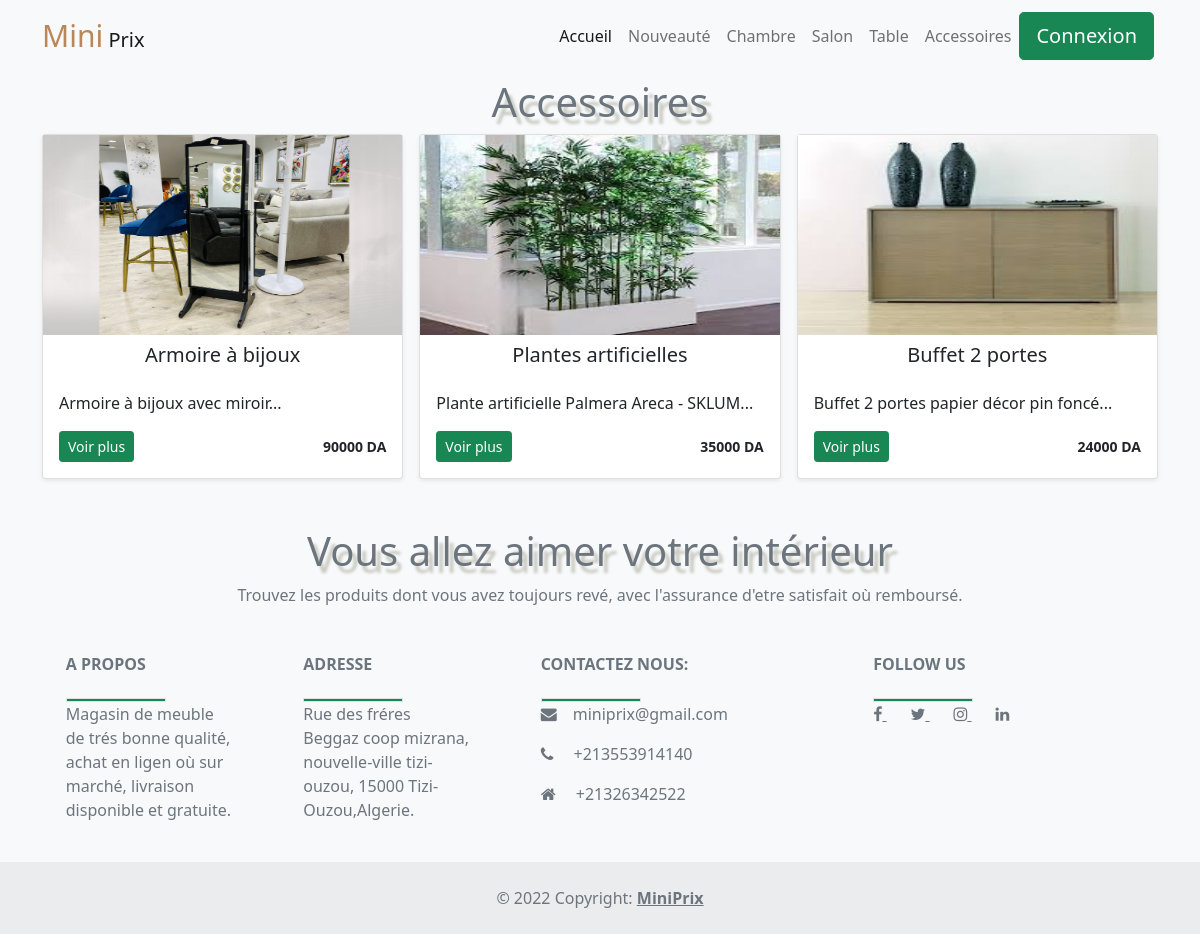
Screenshot of /accessoires.php with the database file from the repository.
### tables this page shows
CREATE TABLE IF NOT EXISTS `itemsmini` (
  `id` int(11) NOT NULL AUTO_INCREMENT,
  `name` varchar(100) NOT NULL,
  `description` text NOT NULL,
  `price` varchar(100) NOT NULL,
  `image` varchar(250) NOT NULL,
  `category` int(11) NOT NULL,
  PRIMARY KEY (`id`),
  KEY `category` (`category`)
);

### accessoires.php (the view, shortened to what this page needs)
<?php
include 'includes/navbar.php';?>
<div class="album py-5 bg-light" style="margin-top:30px">
    <div class="container">
    <header>
        <h1> Accessoires  </h1>
    </header>
        <div class="row row-cols-1 row-cols-sm-2 row-cols-md-3 g-3">
        <?php
                    $db=Database::connect();
                    $statement= $db-> query('SELECT * FROM itemsmini WHERE itemsmini.category = 6');
                    $produits = $statement->fetchAll();
                    foreach($produits as $produit)
                    {  ?>
                        <div class="col">
                                <div class="card shadow-sm">
                                    <img src="online mini/<?= $produit['image']; ?>" style="height: 200px;">
                                    <h5 class="text-center mt-2" ><?= $produit['name'] ?></h5>
                                    <div class="card-body">
                                    <p class="card-text"><?= substr($produit['description'], 0, 70); ?>...</p>
                                    <div class="d-flex justify-content-between align-items-center">
                                        <div class="btn-group">
                                        <a href="detail_produit.php?pdt=<?= $produit['id'] ?>"><button type="button" class="btn btn-sm btn-success">Voir plus</button></a>
                                        </div>
                                        <small class="text" style="font-weight: bold;"><?= $produit['price'] ?> DA</small>
                                    </div>
                                    </div>
                                </div>
                        </div>
                <?php }?>
      </div>
    </div>
</div>
<?php include 'includes/footer.php'; ?>

### accessoires.php (style rules this page uses)
header { display: flex; justify-content: center; align-items: center; flex-direction: column; }
h1 { font-size: 40px; max-width: 800px; text-align: center; text-shadow: 5px 7px 3px #c8c8c0; color:#6c757d; }

### includes/footer.php (style rules this page uses)
header { display: flex; justify-content: center; align-items: center; flex-direction: column; }
h1 { font-size: 40px; max-width: 800px; text-align: center; text-shadow: 5px 7px 3px #c8c8c0; }

### rows the page displays
itemsmini: image (picture), name "Armoire à bijoux", description "Armoire à bijoux avec miroir", price "90000"
itemsmini: image (picture), name "Plantes artificielles", description "Plante artificielle Palmera Areca - SKLUM", price "35000"
itemsmini: image (picture), name "Buffet 2 portes", description "Buffet 2 portes papier décor pin foncé", price "24000"
